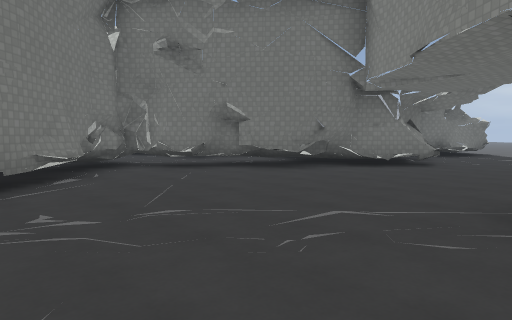
View 1 (above)

19 first-person views from a walk through a level from a Godot 3-D game. The camera is 1.3 m above the floor, tilts 4° down and sees 75° across. Doors that lead somewhere are drawn open, without their leaves. The floor is counted in squares, 2 m on a side. Each view is taken from the middle of a square. On the plan, view 1 faces up. The plan holds only what a view shows up to about 10 squares ahead; the rest is blank. The place goes on beyond the plan. Surface patterns are stand-ins for the level's own textures.

View 2
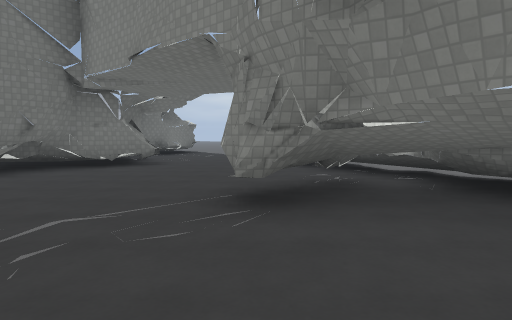

View 3
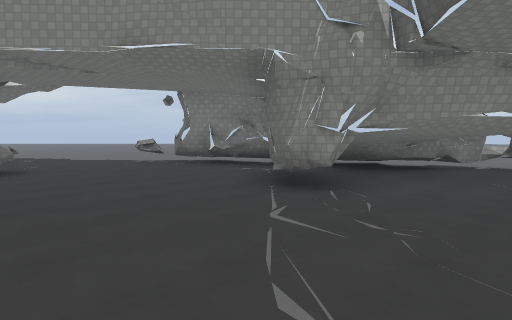

View 4
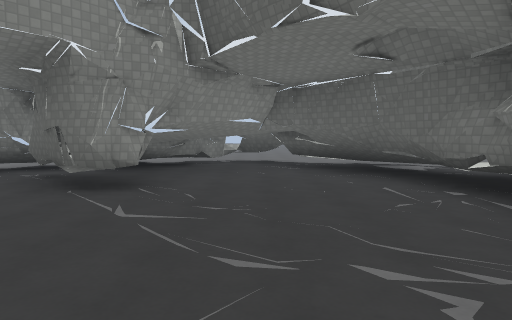

View 5
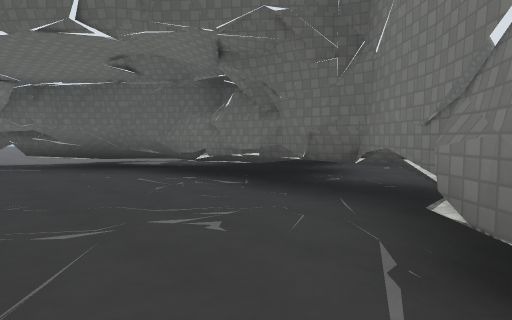

View 6
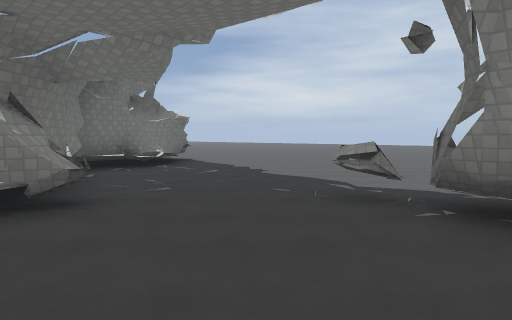

View 7
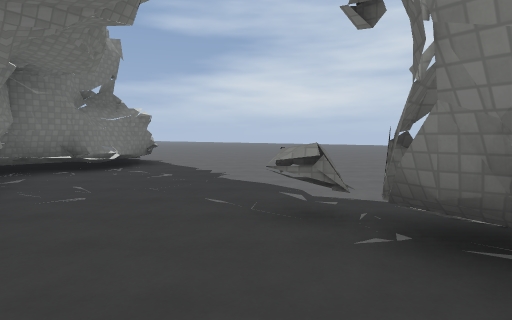

View 8
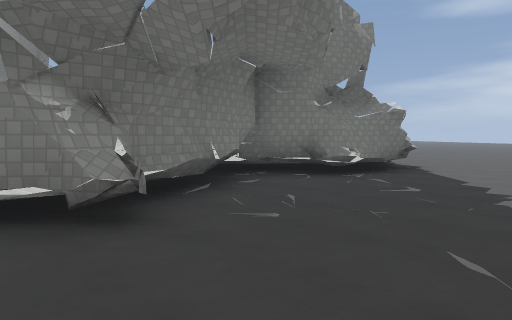

View 9
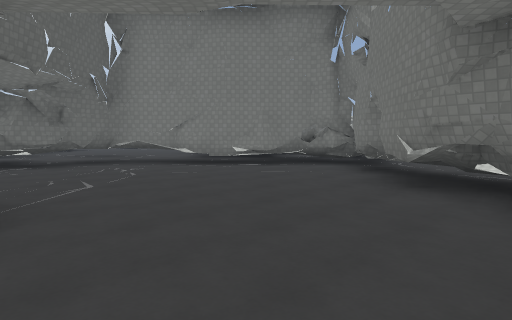

View 10
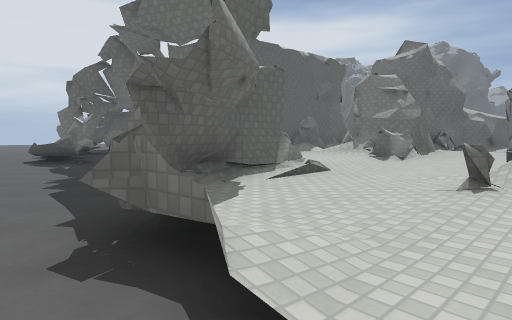

View 11
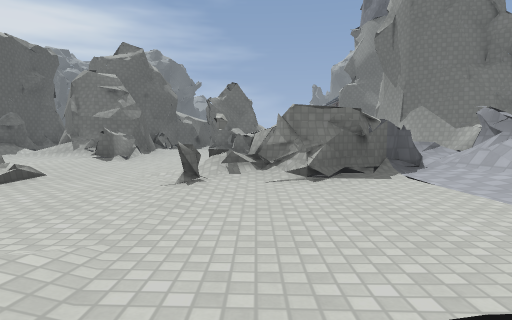

View 12
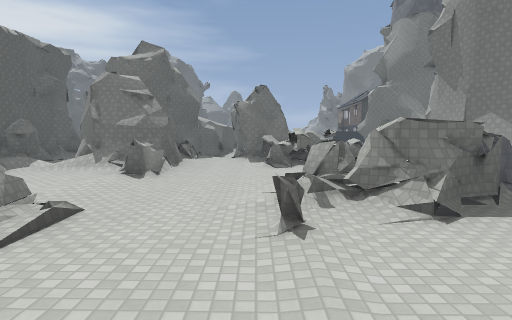

View 13
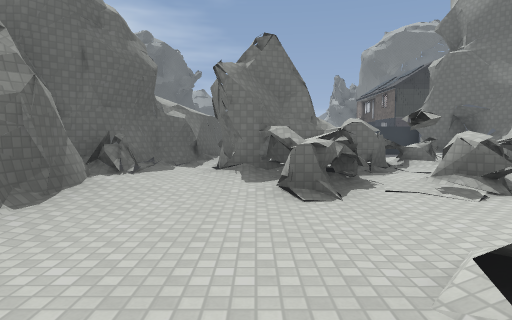

View 14
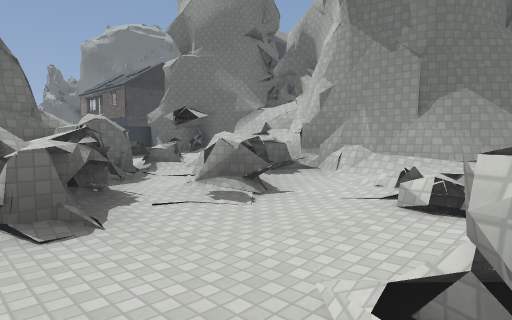

View 15
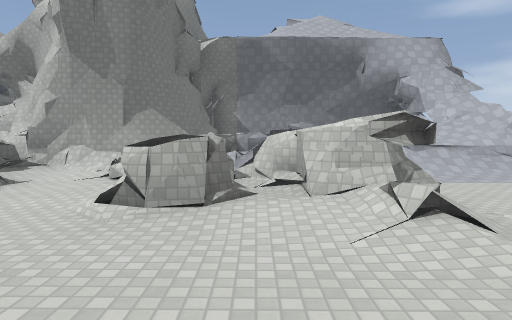

View 16
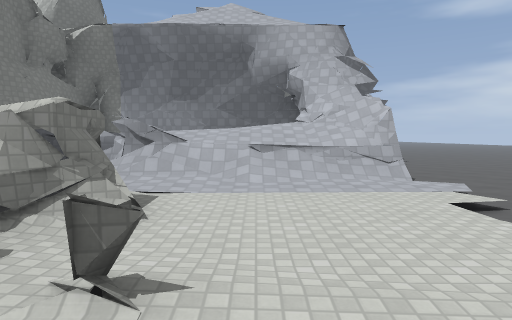

View 17
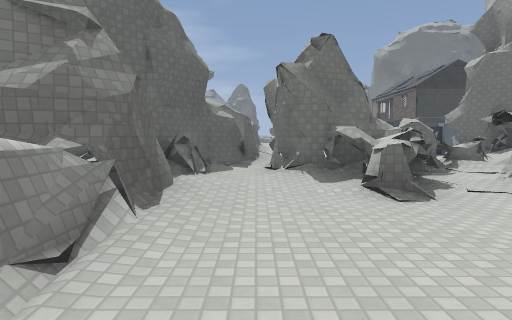

View 18
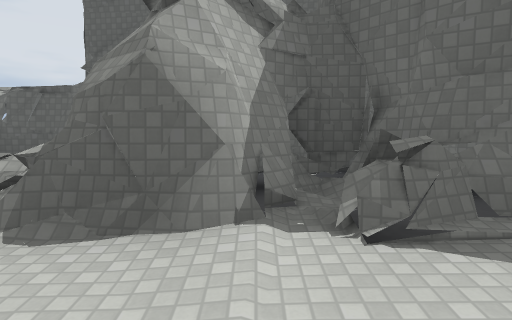

View 19
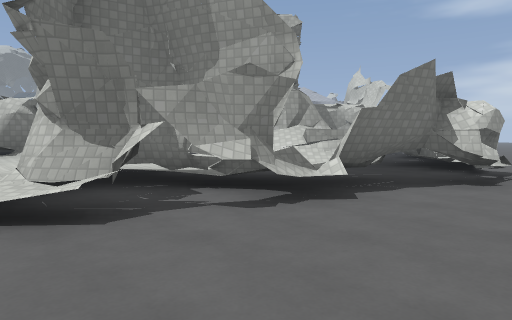

### Floor plan
Key: @ floor where view 1 was taken; # wall or solid block; x gap in a wall; . main floor; : floor 0.25 m higher than the main floor; + floor 0.5 m higher than the main floor; / step, stairs or slope; = window, fence, low wall or low ledge; ^ raised ledge; v drop or lower ground; T thing the floor can be seen under or through.
Columns run from 7 left of view 1 to 9 right of it. Each row starts with its distance up from view 1.
 19  ####.   x^
 18 ## ##########  /.
 17 // ##^+///=#=//#/
 16  //#==^///^#::::/
 15   :^#=#::+/##::/.
 14    ###^:/#/##::/.
 13   /###/::::/=::/.
 12 ###////::::/:::T.
 11 v v##=x#=///TTTT.
 10 v vvv#vv#::/T....
  9   ##vvv##::#T....
  8    ####///:#.....
  7     ########.....
  6     #........^...
  5     #........#..
  4     #........#=.
  3     #....TTTTT..
  2     #....T//T/..
  1    =##...T ///.
  0   #= #T@.  ///.
 -1  ##= +TTTT  =..
 -2  #  /+++//TTT..
 -3     //##TTT....
 -4     //###....
 -5       .......
 -6        ...
 -7         .

Positions as (right, up) in squares from view 1, and headings:
1: (0, 0), facing up
2: (0, 0), facing up-right
3: (-2, 3), facing right
4: (-2, 4), facing down-right
5: (-2, 5), facing down
6: (3, 4), facing up-right
7: (4, 4), facing up-right
8: (5, 5), facing up
9: (5, 5), facing left
10: (9, 14), facing down-left
11: (9, 14), facing left
12: (8, 13), facing left
13: (3, 13), facing left
14: (2, 13), facing up-left
15: (3, 11), facing up
16: (6, 12), facing up
17: (3, 12), facing left
18: (-1, 13), facing down
19: (1, -7), facing up
